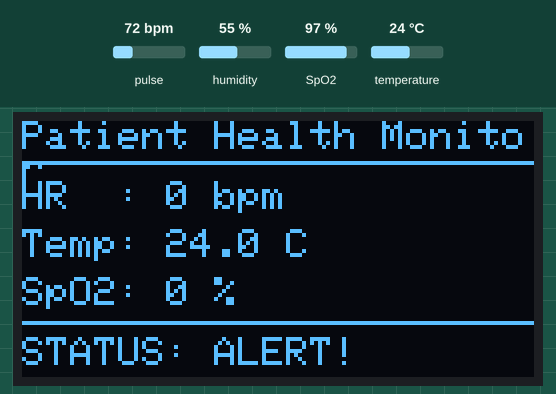
The sketch below on a simulated ESP32. Shown: 128×64 one-colour display. The test bench sets the inputs (shaded band); at power-on: pulse 72 bpm, temperature 24 °C, SpO2 97 %, humidity 55 %. WiFi joins after 1.5 s; servers stay silent unless stated; random numbers use the default seed unless the sketch sets one; no MQTT or app messages arrive unless stated; what the sketch prints to the serial monitor is not drawn.

Above: at 2.7 s.
2.8 s: pulse set to 42 bpm
At 4.6 s:
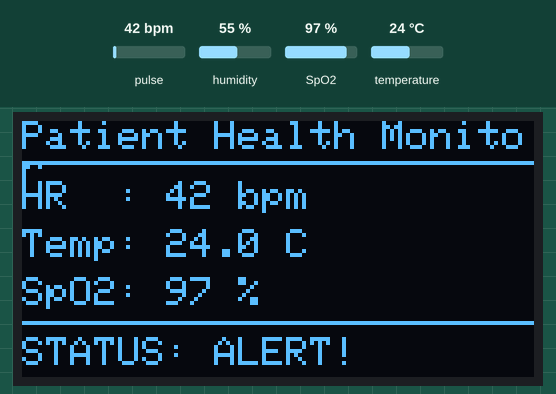
5.6 s: temperature set to 12 °C
At 7.0 s:
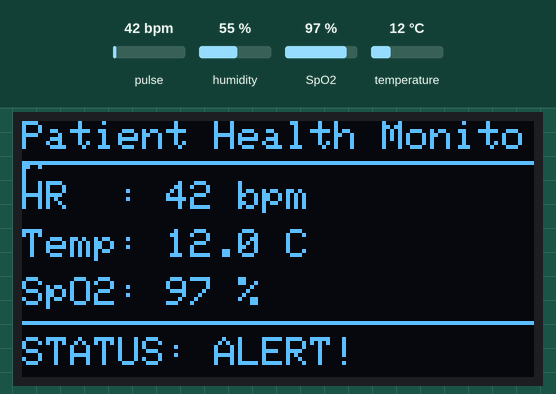
7.6 s: SpO2 set to 80 %
At 9.4 s:
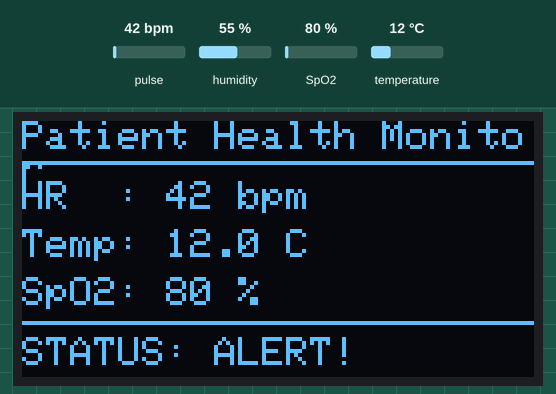
9.7 s: temperature set to 19 °C
11.7 s: pulse set to 70 bpm
At 13.0 s:
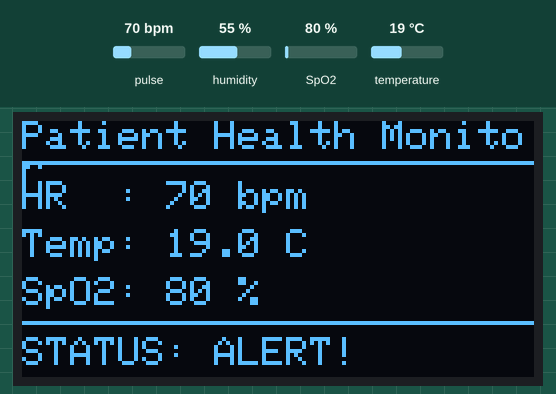
13.8 s: temperature set to 28 °C
At 15.4 s:
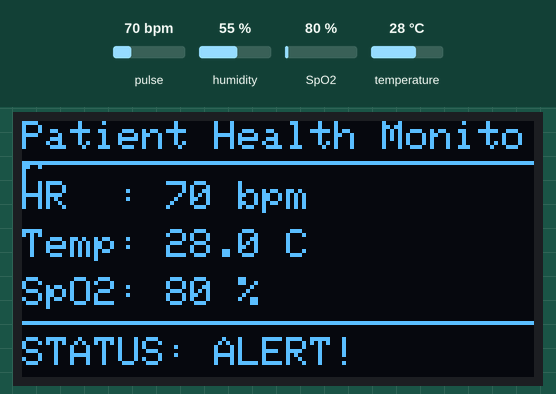
Timing chart, 0 to 16.8 s (numbered marks = the images above; inputs shaded):
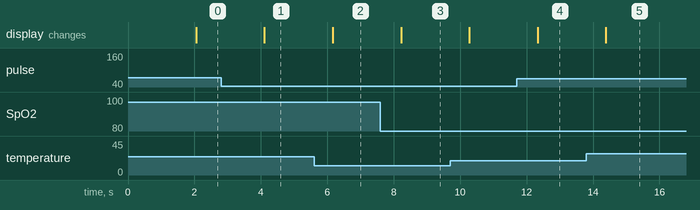

Measured:
- after the input at 5.6 s, the display: changes after 0.56 s (image 2)
- after the input at 7.6 s, the display: changes after 0.62 s (image 3)
- after the input at 11.7 s, the display: changes after 0.63 s (image 4)
- after the input at 13.8 s, the display: changes after 0.59 s (image 5)

The sketch:

patient_monitor.ino
```cpp
/*
 * Patient Health Monitoring System - ESP32 Prototype
 *
 * NOTE: Untested on real hardware. This is an academic reference implementation.
 *
 * Hardware components:
 * - ESP32 Development Board
 * - MAX30100 Pulse Oximeter & Heart Rate Sensor (I2C)
 * - DHT11 Temperature & Humidity Sensor (GPIO 4)
 * - SSD1306 128x64 OLED Display (I2C: SDA 21, SCL 22)
 *
 * Alert thresholds (do not change):
 * - Heart rate < 50 or > 110 BPM
 * - Body temperature < 35.5 or > 38.0 C
 * - SpO2 < 94 %
 */

#include <WiFi.h>
#include <PubSubClient.h>
#include <Wire.h>
#include <Adafruit_GFX.h>
#include <Adafruit_SSD1306.h>
#include <DHT.h>
#include "MAX30100_PulseOximeter.h"

// WiFi and MQTT settings
const char* ssid = "YOUR_WIFI_SSID";
const char* password = "YOUR_WIFI_PASSWORD";
const char* mqtt_server = "broker.hivemq.com";
const int mqtt_port = 1883;
const char* mqtt_topic = "himanshu-patient/monitor/data";

// Pin definitions
#define DHTPIN 4
#define DHTTYPE DHT11
#define SCREEN_WIDTH 128
#define SCREEN_HEIGHT 64
#define OLED_RESET -1

// Threshold constants
const float HR_LOW = 50.0;
const float HR_HIGH = 110.0;
const float TEMP_LOW = 35.5;
const float TEMP_HIGH = 38.0;
const float SPO2_LOW = 94.0;

// Device and patient ID
const char* patient_id = "PT-ESP32-01";

WiFiClient espClient;
PubSubClient client(espClient);
Adafruit_SSD1306 display(SCREEN_WIDTH, SCREEN_HEIGHT, &Wire, OLED_RESET);
DHT dht(DHTPIN, DHTTYPE);
PulseOximeter pox;

uint32_t tsLastReport = 0;
#define REPORTING_PERIOD_MS 2000

void setup_wifi() {
  delay(10);
  Serial.print("Connecting to WiFi: ");
  Serial.println(ssid);
  WiFi.begin(ssid, password);
  while (WiFi.status() != WL_CONNECTED) {
    delay(500);
    Serial.print(".");
  }
  Serial.println("\nWiFi connected, IP: ");
  Serial.println(WiFi.localIP());
}

void reconnect() {
  while (!client.connected()) {
    Serial.print("Connecting to MQTT...");
    String clientId = "ESP32-PatientMonitor-" + String(random(0xffff), HEX);
    if (client.connect(clientId.c_str())) {
      Serial.println("connected");
    } else {
      Serial.print("failed, rc=");
      Serial.print(client.state());
      Serial.println(" retrying in 5 seconds");
      delay(5000);
    }
  }
}

int check_alert(float hr, float temp, float spo2) {
  if (hr < HR_LOW || hr > HR_HIGH || temp < TEMP_LOW || temp > TEMP_HIGH || spo2 < SPO2_LOW) {
    return 1;
  }
  return 0;
}

void update_display(float hr, float temp, float spo2, int alert_flag) {
  display.clearDisplay();
  display.setTextSize(1);
  display.setTextColor(SSD1306_WHITE);
  display.setCursor(0, 0);
  display.println("Patient Health Monitor");
  display.drawLine(0, 10, 127, 10, SSD1306_WHITE);

  display.setCursor(0, 15);
  display.print("HR  : ");
  display.print(hr, 0);
  display.println(" bpm");

  display.setCursor(0, 27);
  display.print("Temp: ");
  display.print(temp, 1);
  display.println(" C");

  display.setCursor(0, 39);
  display.print("SpO2: ");
  display.print(spo2, 0);
  display.println(" %");

  display.drawLine(0, 50, 127, 50, SSD1306_WHITE);
  display.setCursor(0, 54);
  if (alert_flag == 1) {
    display.print("STATUS: ALERT!");
  } else {
    display.print("STATUS: NORMAL");
  }
  display.display();
}

void publish_telemetry(float hr, float temp, float spo2, int alert_flag) {
  char payload[200];
  snprintf(payload, sizeof(payload),
    "{\"patient_id\":\"%s\",\"heart_rate_bpm\":%.1f,\"body_temp_C\":%.1f,\"SpO2_pct\":%.1f,\"comm_channel\":\"WiFi\",\"alert_flag\":%d}",
    patient_id, hr, temp, spo2, alert_flag
  );
  client.publish(mqtt_topic, payload);
  Serial.print("Published: ");
  Serial.println(payload);
}

void onBeatDetected() {
  Serial.println("Heartbeat detected!");
}

void setup() {
  Serial.begin(115200);
  Wire.begin(21, 22);

  if (!display.begin(SSD1306_SWITCHCAPVCC, 0x3C)) {
    Serial.println("SSD1306 allocation failed");
  } else {
    display.clearDisplay();
    display.setTextSize(1);
    display.setTextColor(SSD1306_WHITE);
    display.setCursor(0, 20);
    display.println("Initializing sensors...");
    display.display();
  }

  dht.begin();

  if (!pox.begin()) {
    Serial.println("MAX30100 init failed!");
  } else {
    pox.setOnBeatDetectedCallback(onBeatDetected);
  }

  setup_wifi();
  client.setServer(mqtt_server, mqtt_port);
}

void loop() {
  if (!client.connected()) {
    reconnect();
  }
  client.loop();
  pox.update();

  if (millis() - tsLastReport > REPORTING_PERIOD_MS) {
    float hr = pox.getHeartRate();
    float spo2 = pox.getSpO2();
    float temp = dht.readTemperature();

    // Fallback if sensor read fails
    if (isnan(temp)) temp = 36.5;

    int alert = check_alert(hr, temp, spo2);

    update_display(hr, temp, spo2, alert);
    publish_telemetry(hr, temp, spo2, alert);

    tsLastReport = millis();
  }
}
```
